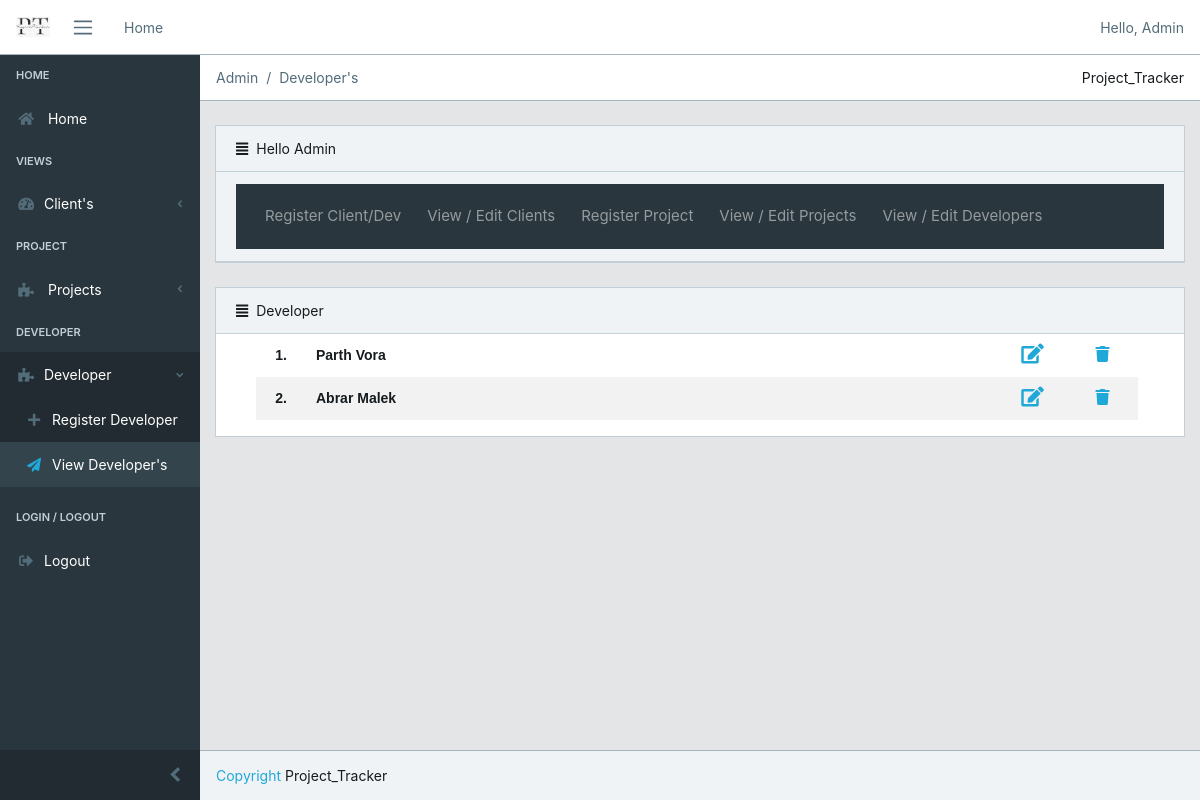
The page /manager/view_developers/ (signed in) on the database as committed earlier.
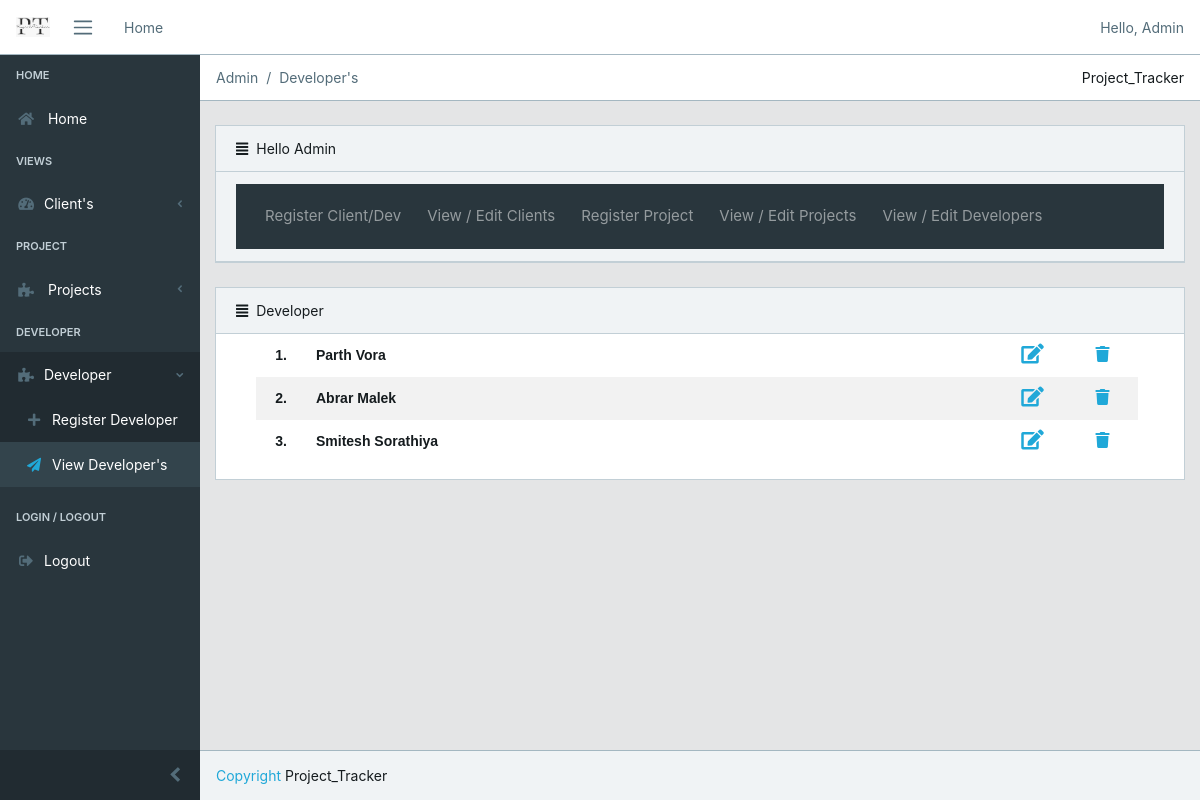
The same page on the database as committed later.
### manager/models.py (models this page shows)
class Developer(models.Model):
    first_name = models.CharField(max_length=70)
    last_name = models.CharField(max_length=70)
    email = models.EmailField(max_length=70)
    password = models.CharField(max_length=70)

### manager/views.py (the view)
# urls.py: path('view_developers/',views.developer,name='view_developers'),
def developer(request):
    if request.user.is_authenticated:
        developer = Developer.objects.all()
        return render(request,'view_developers.html',{'developer':developer})
    else:
        return redirect('/login')

### templates/view_developers.html (shortened to what this page needs)
{% extends 'admin.html' %}
{% block breadcrumb %}
<li class="breadcrumb-item active">Admin</li>
<li class="breadcrumb-item active">Developer's</li>
{% endblock breadcrumb%}
{% block content1 %}
<div class="card-header">
    <i class="fa fa-align-justify"></i>Developer
</div>
    <ol start="1">
        {% if developer %}
  <table border=0 id='table1' align='left'>
    {% for i in developer %}
    <tr id='tr1'>
      <td id='td1' width='50px' >
        {{forloop.counter}}.
      </td>
    <td id='td1' style='text-align: left;'>
    {% if i.last_name == 'Admin' %}
    {{ 'Admin'}}
    {% else %}
    {{ i.first_name }} {{ i.last_name }}
    {% endif %}
    </td>
    <td id='td1' width='70px'>
      <a href="{% url 'update_developer' i.id %}"><i class="fa fa-edit" style='cursor: pointer;font-size:20px'></i></a>
    </td>
    {% if i.last_name != 'Admin' %}
    <td id='td1' width='70px'>
      <a href="{% url 'remove_developer' i.id %}"><i class="fa fa-trash" style='cursor: pointer;font-size:16px'></i></a>
    </td>
    {% endif %}
    </tr>
    {%endfor%}
  </table>
  {% else %}
    <h4 class = 'text-center alert alert-warning'>No records to show</h4>
    {% endif %}
</ol>
{% endblock %}

### templates/admin.html (shortened to what this page needs)
{% extends 'base1.html' %}
{% block navigate %}
      <li class="nav-item px-3">
        <a class="nav-link" href="{% url 'manager' %}">Home</a>
      </li>
{% endblock %}
{% block greeting %}
<li class="text-muted">Hello, Admin</li>
{% endblock %}
{% block home %}
            <li class="nav-title">
                Home
            </li>
            <li class="nav-item">
                <a class="nav-link" href="{% url 'manager' %}"><i class="fa fa-home"></i> Home</a>
            </li>
{% endblock %}
{% block client %}
          <li class="nav-title">
            Views
          </li>
          <li class="nav-item nav-dropdown">
            <a class="nav-link nav-dropdown-toggle" href="#"><i class="fa fa-tachometer-alt"></i>Client's</a>
          </li>
{% endblock %}
{% block project %}
          <li class="nav-title">
            Project
          </li>
          <li class="nav-item nav-dropdown">
            <a class="nav-link nav-dropdown-toggle" href="#"><i class="fa fa-puzzle-piece"></i> Projects</a>
          </li>
{% endblock%}
{% block developer %}
<li class="nav-title">
  Developer
</li>
<li class="nav-item nav-dropdown">
  <a class="nav-link nav-dropdown-toggle" href="#"><i class="fa fa-puzzle-piece"></i>Developer</a>
  <ul class="nav-dropdown-items">
    <li class="nav-item">
      <a class="nav-link" href="{% url 'sign-up' %}"><i class="fa fa-plus ml-2"></i>Register Developer</a>
    </li>
    <li class="nav-item">
      <a class="nav-link" href="{% url 'view_developers' %}"><i class="fa fa-paper-plane ml-2"></i>View Developer's</a>
    </li>
  </ul>
</li>
{% endblock %}
{% load static %}
{% block content %}
<div class="col-md-12">
  <div class="card">
    <div class="card-header">
      <i class="fa fa-align-justify"></i>Hello Admin
  </div>
      <div class="card-header">
        <nav class="navbar navbar-expand-lg navbar-dark bg-dark">
          <div class="collapse navbar-collapse" id="navbarColor02">
            <ul class="navbar-nav mr-auto">
              <li class="nav-item" style='padding:5px'> <a class="nav-link" style='font-size:15px' href="{% url 'sign-up' %}" data-abc="true">Register Client/Dev</a> </li>
              <li class="nav-item" style='padding:5px'> <a class="nav-link" style='font-size:15px' href="{% url 'admin_client' %}" data-abc="true">View / Edit Clients</a> </li>
              <li class="nav-item" style='padding:5px'> <a class="nav-link" style='font-size:15px' href="{% url 'new_project' %}" data-abc="true">Register Project</a> </li>
              <li class="nav-item" style='padding:5px'> <a class="nav-link" style='font-size:15px' href="{% url 'projects' %}" data-abc="true">View / Edit Projects</a> </li>
              <li class="nav-item" style='padding:5px'> <a class="nav-link" style='font-size:15px' href="{% url 'view_developers' %}" data-abc="true">View / Edit Developers</a> </li>
            </ul>
          </div>
        </nav>
      </div>
  </div>
</div>
<div class="col-md-12">
  <div class="card">
    {% block content1 %}
    {% endblock %}
  </div>
</div>
{% endblock %}

### templates/base1.html (shortened to what this page needs)
{% load static %}
<!DOCTYPE html>
<html lang="en">
<head>
  <link rel="stylesheet" href="https://use.fontawesome.com/releases/v5.0.9/css/all.css">
  <link href="{% static 'core/css/simple-line-icons.min.css' %}" rel="stylesheet">
  <link href="{% static 'core/css/estilo.css' %}" rel="stylesheet">
  <link href="{% static 'core/css/style.css' %}" rel="stylesheet">
</head>
{% block body %}
<body class="app header-fixed sidebar-fixed aside-menu-fixed aside-menu-hidden">
  <header class="app-header navbar">
    <img src="{% static 'core/img/logos/P_T.png' %}" alt="" class="brand-gui ml-2 d-none d-sm-block p-2">
    <button class="navbar-toggler sidebar-toggler d-md-down-none" type="button">
      <span class="navbar-toggler-icon"></span>
    </button>
    <ul class="nav navbar-nav d-md-down-none">
      {% block navigate %}{% endblock %}
    </ul>
    <ul class="nav navbar-nav ml-auto">
      {% block greeting %}
      {% endblock %}
    </ul>
    <span style='padding:8px'></span>
  </header>
  <div class="app-body">
    <div class="sidebar">
      <nav class="sidebar-nav">
        <ul class="nav">
          {% block home %}{% endblock %}
            {% block client %}{% endblock %}
          {% block project %}{% endblock%}
          {% block developer %}
          {% endblock %}
          <li class="divider"></li>
          <li class="nav-title">
            Login / Logout
          </li>
          <li class="nav-item">
            <a class="nav-link" href="{% url 'logout' %}" target="_top"><i class="fa fa-sign-out-alt"></i>Logout</a>
          </li>
        </ul>
      </nav>
      <button class="sidebar-minimizer brand-minimizer" type="button"></button>
    </div>
    <main class="main">
      <ol class="breadcrumb">
        {% block breadcrumb %}{% endblock breadcrumb%}
          <li class="breadcrumb-menu d-md-down-none">
            <div class="btn-group" role="group" aria-label="Button group">
              Project_Tracker
            </div>
          </li>
      </ol>
{% block content %}
{% endblock %}
    </main>
  </div>
  <footer class="app-footer">
    <span><a href="#">Copyright</a> Project_Tracker</span>
  </footer>
</body>
{% endblock body %}
</html>

### static/core/css/estilo.css (style rules this page uses)
.brand-gui { width: 50px; position: relative; }

### templates/view_developers.html (style rules this page uses)
#table1 { border-collapse: collapse; width:95%; font-family:sans-serif; font-weight:bold; }
#th1, #td1 { text-align: center; padding: 10px; }
#tr1:nth-child(even) { background-color: #f2f2f2 }

Rows that differ between the two databases and show on the page:
added Developer: first_name "Smitesh", last_name "Sorathiya"
